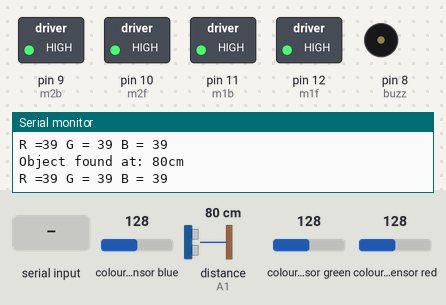
Recording of a sketch running on a simulated Arduino Uno, built with avr-gcc and run on an emulated ATmega328P. Parts: switched loads named in the sketch (green lamp = pin HIGH), buzzer (waves = sounding, pin HIGH), the last lines printed to the serial monitor. Wiring (inferred from the names in the program): TCS3200 colour sensor: output pin 2; S2 pin 4; S3 pin 3; S0 pin 6; S1 pin 5. Inputs (shaded band) come from the test bench; at power-on: distance to the obstacle (sensor on A1) 80 cm, colour sensor blue 128, colour sensor green 128, colour sensor red 128. The echo pulse lasts 58.3 µs per cm; pins used as bus, display or sensor lines are not drawn.

Above: at 1.2 s.
1.3 s: distance to the obstacle (sensor on A1) set to 32 cm
4.3 s: distance to the obstacle (sensor on A1) set to 28 cm
At 5.7 s:
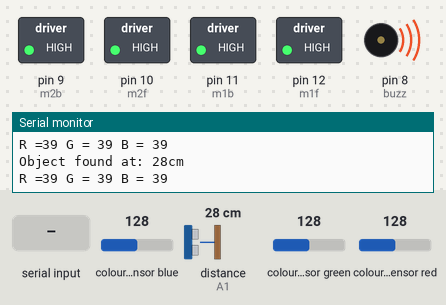
6.0 s: "F" received over Serial
At 6.23 s:
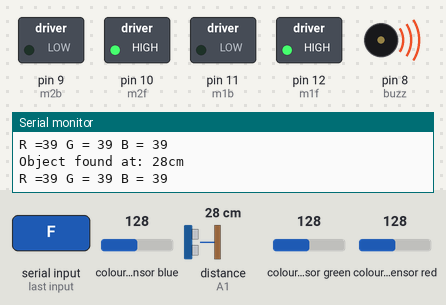
7.8 s: "G" received over Serial
At 8.05 s:
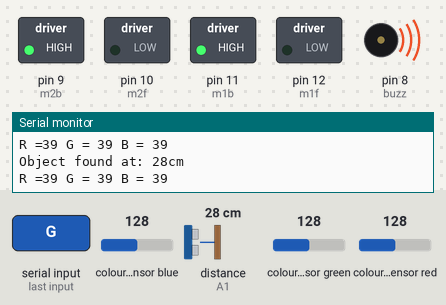
9.7 s: "R" received over Serial
At 9.87 s:
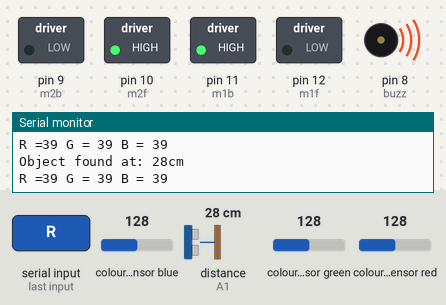
Timing chart, 0 to 12.7 s (numbered marks = the images above; inputs shaded):
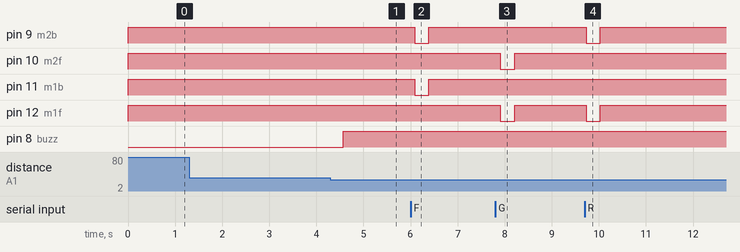

The sketch:

self_Car.ino
```cpp
//Libraries
#include "Ultrasonic.h"
//Define pins ultrasonic(trig,echo)
Ultrasonic ultrasonic(A0,A1);

//Variables
int distance;
//Motors
const int m1f=12;
const int m1b=11;
const int m2f=10;
const int m2b=9;

// TCS230 pins connected to Arduino
const int s0 = 6;
const int s1 = 5;
const int s2 = 4;
const int s3 = 3;
const int out = 2;

//Color_sensor
int red = 0;
int green = 0;
int blue = 0;

char r;
const int buzz=8;
//
void forward();
void backward();
void right();
void left();
void stopp();
int color_recogition();
int d ();

void setup() {
Serial.begin(9600);
//****Color_sensor****
  pinMode(s0, OUTPUT);
  pinMode(s1, OUTPUT);
  pinMode(s2, OUTPUT);
  pinMode(s3, OUTPUT);
  pinMode(out, INPUT);
  digitalWrite(s0, HIGH);
  digitalWrite(s1, HIGH);
//
  pinMode(buzz,OUTPUT);
//Motors
pinMode(12,OUTPUT);
  pinMode(11,OUTPUT);
  pinMode(10,OUTPUT);
  pinMode(9 ,OUTPUT);

  stopp();
}

void loop() {
  //****ultra_sonic****

distance = ultrasonic.Ranging(CM); //Use 'CM' for centimeters or 'INC' for inches
  //Print distance...
  Serial.print("Object found at: ");
  Serial.print(distance);
  Serial.println("cm");
  if (distance < 30)
    {digitalWrite(buzz, 1);
    stopp();
    }
  else
    digitalWrite(buzz, 0);


  //Motors_control
  while (Serial.available()>0)
 {
  r=Serial.read();
  switch(r){
    case 'F' :
    forward();
    break;
    case 'G' :
    backward();
    break;
    case 'R' :
    right();
    break;
    case 'L' :
    left();
    break;
    case 'X' :
    stopp();
    break;
    }

}
//color-recognize
    if(color_recogition()==2)
    stopp();
}


int color_recogition(){
  int c;
   color();
  Serial.print("R =");
  Serial.print(red, DEC);
  Serial.print(" G = ");
  Serial.print(green, DEC);
  Serial.print(" B = ");
  Serial.print(blue, DEC);
  Serial.print("\t");

  if (red < blue && red < green && red < 25)
  {
    if (green - blue >= 10 && green - blue <= 25 && green - ( 2 * red ) >= 8 )
    {
      Serial.println(" - (Red Color)");
      c=1;
    }

   /*else if (green - red <= 10 && green - red >= -3 && blue >= green)
    {
      Serial.println(" - (Yellow Color)");
    }

    else if (blue - red >= 3 && blue - red <= 10 &&  green - ( 2 * red ) <= 5)
    {
      Serial.println(" - (Pink Color)");
    }
    */
    else if (green - blue >= -5 && green - blue <= 5 && green - ( 2 * red ) <= 5 )
    {
      Serial.println(" - (Orange Color)");
      c=2;
    }

  }

  else if (green < red && green < blue && green < 25)
  {
    Serial.println(" - (Green Color)");
    c=3;
  }
/*
  else if ((red > green &&  blue < green) && blue < 25 && red > 40)
  {

    Serial.println(" - (Blue Color)");
  }

  /*else if (red - (2 * blue) >= -2 && red - (2 * blue) <= 5 && green - red < 10)
  {

    Serial.println(" - (Purple Color)");
  }
  else if (blue < red && blue < green && (blue && red && green) < 25)
  {

    if (red - green <= 5 && red - green >= 0 && ((green - blue) || (red - blue)) < 5 && blue < 50)
    {

      Serial.println(" - (White Color)");
    }*/


  Serial.println();

  delay(300);
  return c;
}


void color()
{
  digitalWrite(s2, LOW);
  digitalWrite(s3, LOW);
  //count OUT, pRed, RED
  red = pulseIn(out, digitalRead(out) == HIGH ? LOW : HIGH);
  digitalWrite(s3, HIGH);
  //count OUT, pBLUE, BLUE
  blue = pulseIn(out, digitalRead(out) == HIGH ? LOW : HIGH);
  digitalWrite(s2, HIGH);
  //count OUT, pGreen, GREEN
  green = pulseIn(out, digitalRead(out) == HIGH ? LOW : HIGH);
}

//manual_control_methods
void forward(){

  digitalWrite(m1f,1);
   digitalWrite(m1b,0);
    digitalWrite(m2f,1);
     digitalWrite(m2b,0);

}
void backward(){
  digitalWrite(m1f,0);
   digitalWrite(m1b,1);
    digitalWrite(m2f,0);
     digitalWrite(m2b,1);

}void right(){
  digitalWrite(m1f,0);
   digitalWrite(m1b,1);
    digitalWrite(m2f,1);
     digitalWrite(m2b,0);


}void left(){
  digitalWrite(m1f,1);
   digitalWrite(m1b,0);
    digitalWrite(m2f,0);
     digitalWrite(m2b,1);

}
void stopp(){
  digitalWrite(m1f,1);
   digitalWrite(m1b,1);
    digitalWrite(m2f,1);
     digitalWrite(m2b,1);

}
```

Measured:
- the behaviour switches between 30 and 29 cm on distance to the obstacle (sensor on A1) (found by bisection; images 0 and 1)
- after the input at 4.3 s, pin 8 (buzz): LOW → HIGH after 0.27 s
- after the input at 6.0 s, pin 9 (m2b), pin 11 (m1b): HIGH → LOW after 0.09 s, → HIGH 0.30 s later
- after the input at 7.8 s, pin 10 (m2f), pin 12 (m1f): HIGH → LOW after 0.11 s, → HIGH 0.30 s later
- after the input at 9.7 s, pin 9 (m2b), pin 12 (m1f): HIGH → LOW at once, → HIGH 0.30 s later
